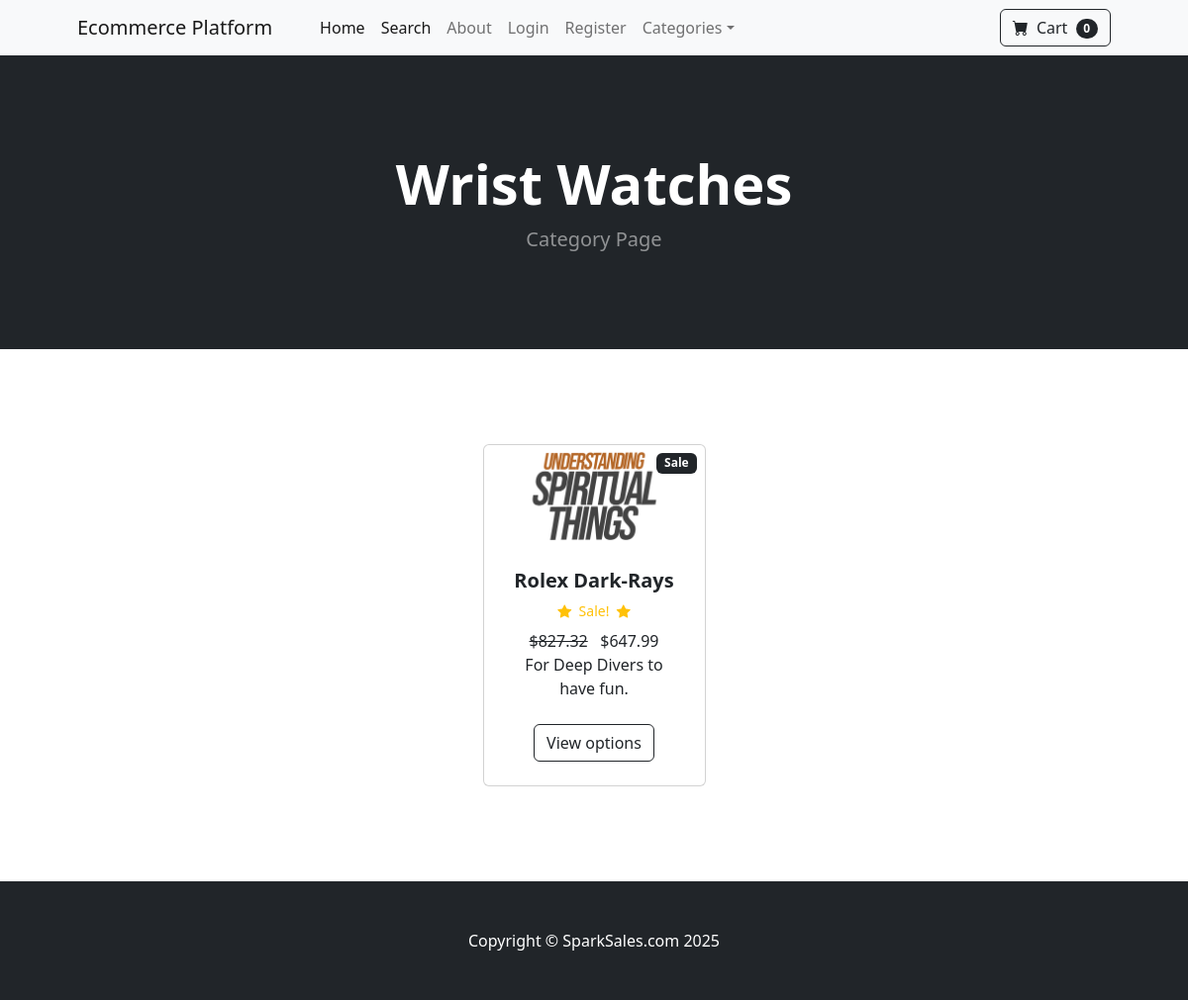
The page /category/Wrist-Watches on the database its author committed.
### store/models.py (models this page shows, shortened)
class Category(models.Model):
    name = models.CharField(max_length=50)
    def __str__(self):
        return self.name
    class Meta:
        verbose_name = 'Category'
        verbose_name_plural = 'Categories'

class Product(models.Model):
    name = models.CharField(max_length=50)
    price = models.DecimalField(default=0, max_digits=7, decimal_places=2)
    category = models.ForeignKey(Category, default=1, on_delete=models.CASCADE)
    description = models.CharField(max_length=250, default='', blank=True, null=True)
    image = models.ImageField(upload_to='uploads/product/')
    is_sale = models.BooleanField(default=False)
    sale_price = models.DecimalField(default=0, max_digits=7, decimal_places=2)

### store/views.py (the view)
# urls.py: path('category/<str:foo>', views.category, name='category'),
def category(request, foo):
    foo = foo.replace('-', ' ')
    try:
        category = Category.objects.get(name=foo)
        products = Product.objects.filter(category=category)
        return render(request, 'category.html', {'category': category, 'products': products})
    except:
        messages.success(request, ("No products found in this category"))
        return redirect('home')

### cart/cart.py (called while the page is built)
    def __len__(self):
        return len(self.cart)

### cart/context_processors.py (called while the page is built)
def cart(request):
    return {'cart': Cart(request)}

### store/templates/category.html (shortened to what this page needs)
{% extends 'base.html' %}
{% block content %}
<header class="bg-dark py-5">
    <div class="container px-4 px-lg-5 my-5">
        <div class="text-center text-white">
            <h1 class="display-4 fw-bolder">{{ category }}</h1>
            <p class="lead fw-normal text-white-50 mb-0">Category Page</p>
        </div>
    </div>
</header>
        <section class="py-5">
            <div class="container px-4 px-lg-5 mt-5">
                <div class="row gx-4 gx-lg-5 row-cols-2 row-cols-md-3 row-cols-xl-4 justify-content-center">
                    {% for product in products %}
                        {% if product.is_sale %}
                            <div class="col mb-5">
                        <div class="card h-100">
                            <div class="badge bg-dark text-white position-absolute"
                            style="top: 0.5rem; right: 0.5rem">Sale</div>
                            <img class="card-img-top" src="{{ product.image.url }}" alt="..." />
                            <div class="card-body p-4">
                                <div class="text-center">
                                    <h5 class="fw-bolder">{{ product.name }}</h5>
                                    <div class="d-flex justify-content-center small text-warning mb-2">
                                        <div class="bi-star-fill"></div>
                                        &nbsp;&nbsp;Sale!&nbsp;&nbsp;
                                        <div class="bi-star-fill"></div>
                                    </div>
                                     <strike>${{ product.price }}</strike>
                                     &nbsp;
                                     ${{ product.sale_price }}
                                    <br/>
                                    {{ product.description }}
                                </div>
                            </div>
                            <div class="card-footer p-4 pt-0 border-top-0 bg-transparent">
                                <div class="text-center"><a class="btn btn-outline-dark mt-auto" href="{% url 'product' product.id %}">View options</a></div>
                            </div>
                        </div>
                    </div>
                    {% endif %}
                    {% endfor %}
                </div>
            </div>
        </section>
{% endblock %}

### rows shown on the page
Category: name "Wrist Watches"
Product: image (picture), name "Rolex Dark-Rays", price "827.32", sale_price "647.99", description "For Deep Divers to have fun."

### other values the page prints
{{ cart|length }} "0"
